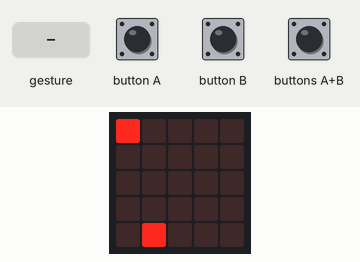
This program was run on a simulated BBC micro:bit (MakeCode). On the bench: the board's 5×5 LED display. Inputs (shaded band) come from the test bench. Random numbers come from a fixed seed; a tilt is held for 1.5 s and a shake lasts 1 s, then the board lies face up again.

Above: at 1.2 s.
1.3 s: button A pressed for 0.15 s
At 1.79 s:
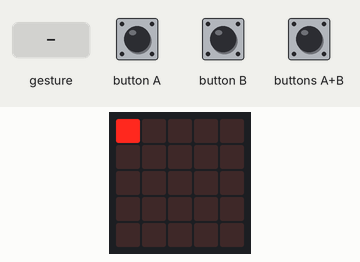
2.0 s: button B pressed for 0.15 s
At 2.4 s:
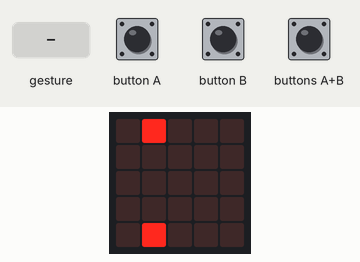
2.7 s: buttons A+B pressed for 0.15 s
3.4 s: gesture 'shake'
At 4.5 s:
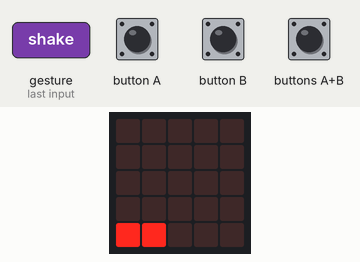
6.4 s: buttons A+B pressed for 1 s
8.0 s: button B pressed for 0.15 s
At 9.7 s:
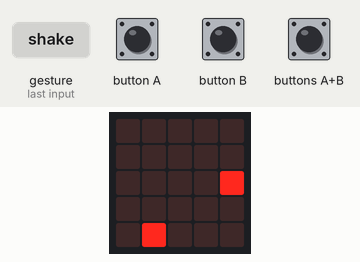
Timing chart, 0 to 11.2 s (numbered marks = the images above; inputs shaded):
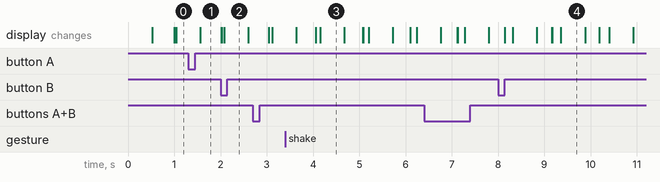

The program:

main.ts
```typescript
input.onButtonPressed(Button.A, function () {
    d = 3
})
input.onButtonPressed(Button.AB, function () {
    d = 9
})
input.onButtonPressed(Button.B, function () {
    d = 6
})
input.onGesture(Gesture.Shake, function () {
    d = 12
})
let scores = 0
let d = 0
let x = 0
let y = 0
let rx = randint(0, 4)
let rrrrrrrrrrrrrrrrrrrrrrrrrry = randint(0, 4)
basic.forever(function () {
    led.plot(x, y)
})
basic.forever(function () {
    basic.pause(1000)
    basic.clearScreen()
    if (d == 3) {
        x = 1 + x
    }
    if (d == 9) {
        x = x - 1
    }
    if (d == 6) {
        y = 1 + y
    }
    if (d == 12) {
        y = y - 1
    }
    if (x > 4) {
        x = 0
    }
    if (y > 4) {
        y = 0
    }
    if (x < 0) {
        x = 4
    }
    if (y < 0) {
        y = 4
    }
})
basic.forever(function () {
    led.toggle(rx, rrrrrrrrrrrrrrrrrrrrrrrrrry)
    basic.pause(500)
})
basic.forever(function () {
    if (rx == x && rrrrrrrrrrrrrrrrrrrrrrrrrry == y) {
        rrrrrrrrrrrrrrrrrrrrrrrrrry = randint(0, 4)
        rx = randint(0, 4)
        scores = scores + 1
        basic.showNumber(scores)
        basic.pause(100)
    }
})
```

test.ts
```typescript
// здесь помещаются тесты; они не будут скомпилированы, пока пакет используется в качестве расширения.
```

Measured:
- what the display in image 3 shows lasts 0.5 s, from 4.2 s to 4.7 s
